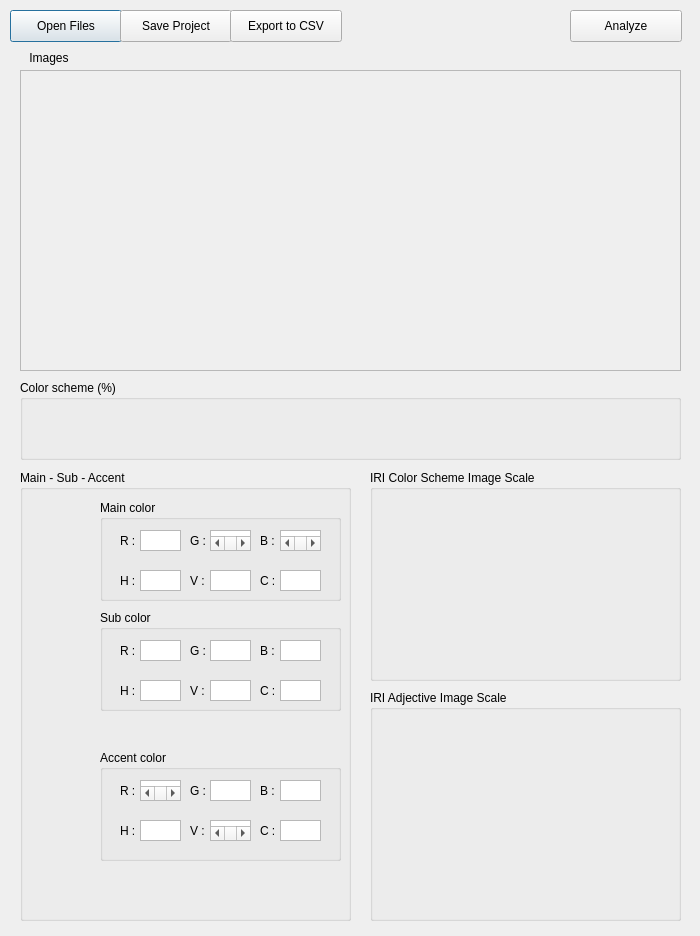
<?xml version="1.0" encoding="UTF-8"?>
<ui version="4.0">
 <class>FashionEditorialsAnalyzer</class>
 <widget class="QDialog" name="FashionEditorialsAnalyzer">
  <property name="geometry">
   <rect>
    <x>0</x>
    <y>0</y>
    <width>700</width>
    <height>936</height>
   </rect>
  </property>
  <property name="windowTitle">
   <string>Fashion Editorials Analyzer</string>
  </property>
  <widget class="QLabel" name="label">
   <property name="geometry">
    <rect>
     <x>20</x>
     <y>50</y>
     <width>58</width>
     <height>16</height>
    </rect>
   </property>
   <property name="text">
    <string>Images</string>
   </property>
   <property name="textFormat">
    <enum>Qt::AutoText</enum>
   </property>
   <property name="alignment">
    <set>Qt::AlignCenter</set>
   </property>
  </widget>
  <widget class="QGroupBox" name="groupBox_4">
   <property name="geometry">
    <rect>
     <x>20</x>
     <y>470</y>
     <width>331</width>
     <height>451</height>
    </rect>
   </property>
   <property name="title">
    <string>Main - Sub - Accent</string>
   </property>
   <widget class="QGroupBox" name="groupBox_2">
    <property name="geometry">
     <rect>
      <x>80</x>
      <y>140</y>
      <width>241</width>
      <height>101</height>
     </rect>
    </property>
    <property name="title">
     <string>Sub color</string>
    </property>
    <widget class="QLabel" name="label_27">
     <property name="geometry">
      <rect>
       <x>160</x>
       <y>70</y>
       <width>41</width>
       <height>21</height>
      </rect>
     </property>
     <property name="text">
      <string>C :</string>
     </property>
     <property name="alignment">
      <set>Qt::AlignLeading|Qt::AlignLeft|Qt::AlignVCenter</set>
     </property>
    </widget>
    <widget class="QLabel" name="label_28">
     <property name="geometry">
      <rect>
       <x>20</x>
       <y>70</y>
       <width>41</width>
       <height>21</height>
      </rect>
     </property>
     <property name="text">
      <string>H :</string>
     </property>
     <property name="alignment">
      <set>Qt::AlignLeading|Qt::AlignLeft|Qt::AlignVCenter</set>
     </property>
    </widget>
    <widget class="QTextBrowser" name="Sub_R">
     <property name="geometry">
      <rect>
       <x>40</x>
       <y>30</y>
       <width>41</width>
       <height>21</height>
      </rect>
     </property>
     <property name="verticalScrollBarPolicy">
      <enum>Qt::ScrollBarAlwaysOff</enum>
     </property>
     <property name="horizontalScrollBarPolicy">
      <enum>Qt::ScrollBarAlwaysOff</enum>
     </property>
    </widget>
    <widget class="QTextBrowser" name="Sub_V">
     <property name="geometry">
      <rect>
       <x>110</x>
       <y>70</y>
       <width>41</width>
       <height>21</height>
      </rect>
     </property>
     <property name="verticalScrollBarPolicy">
      <enum>Qt::ScrollBarAlwaysOff</enum>
     </property>
     <property name="horizontalScrollBarPolicy">
      <enum>Qt::ScrollBarAlwaysOff</enum>
     </property>
    </widget>
    <widget class="QLabel" name="label_29">
     <property name="geometry">
      <rect>
       <x>90</x>
       <y>30</y>
       <width>21</width>
       <height>21</height>
      </rect>
     </property>
     <property name="text">
      <string>G :</string>
     </property>
     <property name="alignment">
      <set>Qt::AlignLeading|Qt::AlignLeft|Qt::AlignVCenter</set>
     </property>
    </widget>
    <widget class="QTextBrowser" name="Sub_G">
     <property name="geometry">
      <rect>
       <x>110</x>
       <y>30</y>
       <width>41</width>
       <height>21</height>
      </rect>
     </property>
     <property name="verticalScrollBarPolicy">
      <enum>Qt::ScrollBarAlwaysOff</enum>
     </property>
     <property name="horizontalScrollBarPolicy">
      <enum>Qt::ScrollBarAlwaysOff</enum>
     </property>
    </widget>
    <widget class="QTextBrowser" name="Sub_C">
     <property name="geometry">
      <rect>
       <x>180</x>
       <y>70</y>
       <width>41</width>
       <height>21</height>
      </rect>
     </property>
     <property name="verticalScrollBarPolicy">
      <enum>Qt::ScrollBarAlwaysOff</enum>
     </property>
     <property name="horizontalScrollBarPolicy">
      <enum>Qt::ScrollBarAlwaysOff</enum>
     </property>
    </widget>
    <widget class="QLabel" name="label_30">
     <property name="geometry">
      <rect>
       <x>90</x>
       <y>70</y>
       <width>41</width>
       <height>21</height>
      </rect>
     </property>
     <property name="text">
      <string>V :</string>
     </property>
     <property name="alignment">
      <set>Qt::AlignLeading|Qt::AlignLeft|Qt::AlignVCenter</set>
     </property>
    </widget>
    <widget class="QTextBrowser" name="Sub_B">
     <property name="geometry">
      <rect>
       <x>180</x>
       <y>30</y>
       <width>41</width>
       <height>21</height>
      </rect>
     </property>
     <property name="verticalScrollBarPolicy">
      <enum>Qt::ScrollBarAlwaysOff</enum>
     </property>
     <property name="horizontalScrollBarPolicy">
      <enum>Qt::ScrollBarAlwaysOff</enum>
     </property>
    </widget>
    <widget class="QLabel" name="label_31">
     <property name="geometry">
      <rect>
       <x>20</x>
       <y>30</y>
       <width>21</width>
       <height>21</height>
      </rect>
     </property>
     <property name="text">
      <string>R : </string>
     </property>
     <property name="alignment">
      <set>Qt::AlignLeading|Qt::AlignLeft|Qt::AlignVCenter</set>
     </property>
    </widget>
    <widget class="QLabel" name="label_32">
     <property name="geometry">
      <rect>
       <x>160</x>
       <y>30</y>
       <width>21</width>
       <height>21</height>
      </rect>
     </property>
     <property name="text">
      <string>B :</string>
     </property>
     <property name="alignment">
      <set>Qt::AlignLeading|Qt::AlignLeft|Qt::AlignVCenter</set>
     </property>
    </widget>
    <widget class="QTextBrowser" name="Sub_H">
     <property name="geometry">
      <rect>
       <x>40</x>
       <y>70</y>
       <width>41</width>
       <height>21</height>
      </rect>
     </property>
     <property name="verticalScrollBarPolicy">
      <enum>Qt::ScrollBarAlwaysOff</enum>
     </property>
     <property name="horizontalScrollBarPolicy">
      <enum>Qt::ScrollBarAlwaysOff</enum>
     </property>
    </widget>
   </widget>
   <widget class="QGroupBox" name="groupBox">
    <property name="geometry">
     <rect>
      <x>80</x>
      <y>30</y>
      <width>241</width>
      <height>101</height>
     </rect>
    </property>
    <property name="title">
     <string>Main color</string>
    </property>
    <widget class="QLabel" name="label_12">
     <property name="geometry">
      <rect>
       <x>160</x>
       <y>70</y>
       <width>41</width>
       <height>21</height>
      </rect>
     </property>
     <property name="text">
      <string>C :</string>
     </property>
     <property name="alignment">
      <set>Qt::AlignLeading|Qt::AlignLeft|Qt::AlignVCenter</set>
     </property>
    </widget>
    <widget class="QLabel" name="label_8">
     <property name="geometry">
      <rect>
       <x>20</x>
       <y>70</y>
       <width>41</width>
       <height>21</height>
      </rect>
     </property>
     <property name="text">
      <string>H :</string>
     </property>
     <property name="alignment">
      <set>Qt::AlignLeading|Qt::AlignLeft|Qt::AlignVCenter</set>
     </property>
    </widget>
    <widget class="QTextBrowser" name="Main_R">
     <property name="geometry">
      <rect>
       <x>40</x>
       <y>30</y>
       <width>41</width>
       <height>21</height>
      </rect>
     </property>
     <property name="verticalScrollBarPolicy">
      <enum>Qt::ScrollBarAlwaysOff</enum>
     </property>
     <property name="horizontalScrollBarPolicy">
      <enum>Qt::ScrollBarAlwaysOff</enum>
     </property>
    </widget>
    <widget class="QTextBrowser" name="Main_V">
     <property name="geometry">
      <rect>
       <x>110</x>
       <y>70</y>
       <width>41</width>
       <height>21</height>
      </rect>
     </property>
     <property name="verticalScrollBarPolicy">
      <enum>Qt::ScrollBarAlwaysOff</enum>
     </property>
     <property name="horizontalScrollBarPolicy">
      <enum>Qt::ScrollBarAlwaysOff</enum>
     </property>
    </widget>
    <widget class="QLabel" name="label_9">
     <property name="geometry">
      <rect>
       <x>90</x>
       <y>30</y>
       <width>21</width>
       <height>21</height>
      </rect>
     </property>
     <property name="text">
      <string>G :</string>
     </property>
     <property name="alignment">
      <set>Qt::AlignLeading|Qt::AlignLeft|Qt::AlignVCenter</set>
     </property>
    </widget>
    <widget class="QTextBrowser" name="Main_G">
     <property name="geometry">
      <rect>
       <x>110</x>
       <y>30</y>
       <width>41</width>
       <height>21</height>
      </rect>
     </property>
     <property name="verticalScrollBarPolicy">
      <enum>Qt::ScrollBarAlwaysOff</enum>
     </property>
     <property name="horizontalScrollBarPolicy">
      <enum>Qt::ScrollBarAlwaysOn</enum>
     </property>
    </widget>
    <widget class="QTextBrowser" name="Main_C">
     <property name="geometry">
      <rect>
       <x>180</x>
       <y>70</y>
       <width>41</width>
       <height>21</height>
      </rect>
     </property>
     <property name="verticalScrollBarPolicy">
      <enum>Qt::ScrollBarAlwaysOff</enum>
     </property>
     <property name="horizontalScrollBarPolicy">
      <enum>Qt::ScrollBarAlwaysOff</enum>
     </property>
    </widget>
    <widget class="QLabel" name="label_11">
     <property name="geometry">
      <rect>
       <x>90</x>
       <y>70</y>
       <width>41</width>
       <height>21</height>
      </rect>
     </property>
     <property name="text">
      <string>V :</string>
     </property>
     <property name="alignment">
      <set>Qt::AlignLeading|Qt::AlignLeft|Qt::AlignVCenter</set>
     </property>
    </widget>
    <widget class="QTextBrowser" name="Main_B">
     <property name="geometry">
      <rect>
       <x>180</x>
       <y>30</y>
       <width>41</width>
       <height>21</height>
      </rect>
     </property>
     <property name="verticalScrollBarPolicy">
      <enum>Qt::ScrollBarAlwaysOff</enum>
     </property>
     <property name="horizontalScrollBarPolicy">
      <enum>Qt::ScrollBarAlwaysOn</enum>
     </property>
    </widget>
    <widget class="QLabel" name="label_7">
     <property name="geometry">
      <rect>
       <x>20</x>
       <y>30</y>
       <width>21</width>
       <height>21</height>
      </rect>
     </property>
     <property name="text">
      <string>R : </string>
     </property>
     <property name="alignment">
      <set>Qt::AlignLeading|Qt::AlignLeft|Qt::AlignVCenter</set>
     </property>
    </widget>
    <widget class="QLabel" name="label_10">
     <property name="geometry">
      <rect>
       <x>160</x>
       <y>30</y>
       <width>21</width>
       <height>21</height>
      </rect>
     </property>
     <property name="text">
      <string>B :</string>
     </property>
     <property name="alignment">
      <set>Qt::AlignLeading|Qt::AlignLeft|Qt::AlignVCenter</set>
     </property>
    </widget>
    <widget class="QTextBrowser" name="Main_H">
     <property name="geometry">
      <rect>
       <x>40</x>
       <y>70</y>
       <width>41</width>
       <height>21</height>
      </rect>
     </property>
     <property name="verticalScrollBarPolicy">
      <enum>Qt::ScrollBarAlwaysOff</enum>
     </property>
     <property name="horizontalScrollBarPolicy">
      <enum>Qt::ScrollBarAlwaysOff</enum>
     </property>
    </widget>
   </widget>
   <widget class="QGroupBox" name="groupBox_3">
    <property name="geometry">
     <rect>
      <x>80</x>
      <y>280</y>
      <width>241</width>
      <height>111</height>
     </rect>
    </property>
    <property name="title">
     <string>Accent color</string>
    </property>
    <widget class="QLabel" name="label_39">
     <property name="geometry">
      <rect>
       <x>160</x>
       <y>70</y>
       <width>41</width>
       <height>21</height>
      </rect>
     </property>
     <property name="text">
      <string>C :</string>
     </property>
     <property name="alignment">
      <set>Qt::AlignLeading|Qt::AlignLeft|Qt::AlignVCenter</set>
     </property>
    </widget>
    <widget class="QLabel" name="label_40">
     <property name="geometry">
      <rect>
       <x>20</x>
       <y>70</y>
       <width>41</width>
       <height>21</height>
      </rect>
     </property>
     <property name="text">
      <string>H :</string>
     </property>
     <property name="alignment">
      <set>Qt::AlignLeading|Qt::AlignLeft|Qt::AlignVCenter</set>
     </property>
    </widget>
    <widget class="QTextBrowser" name="Accent_R">
     <property name="geometry">
      <rect>
       <x>40</x>
       <y>30</y>
       <width>41</width>
       <height>21</height>
      </rect>
     </property>
     <property name="verticalScrollBarPolicy">
      <enum>Qt::ScrollBarAlwaysOff</enum>
     </property>
     <property name="horizontalScrollBarPolicy">
      <enum>Qt::ScrollBarAlwaysOn</enum>
     </property>
    </widget>
    <widget class="QTextBrowser" name="Accent_V">
     <property name="geometry">
      <rect>
       <x>110</x>
       <y>70</y>
       <width>41</width>
       <height>21</height>
      </rect>
     </property>
     <property name="verticalScrollBarPolicy">
      <enum>Qt::ScrollBarAlwaysOff</enum>
     </property>
     <property name="horizontalScrollBarPolicy">
      <enum>Qt::ScrollBarAlwaysOn</enum>
     </property>
    </widget>
    <widget class="QLabel" name="label_41">
     <property name="geometry">
      <rect>
       <x>90</x>
       <y>30</y>
       <width>21</width>
       <height>21</height>
      </rect>
     </property>
     <property name="text">
      <string>G :</string>
     </property>
     <property name="alignment">
      <set>Qt::AlignLeading|Qt::AlignLeft|Qt::AlignVCenter</set>
     </property>
    </widget>
    <widget class="QTextBrowser" name="Accent_G">
     <property name="geometry">
      <rect>
       <x>110</x>
       <y>30</y>
       <width>41</width>
       <height>21</height>
      </rect>
     </property>
     <property name="verticalScrollBarPolicy">
      <enum>Qt::ScrollBarAlwaysOff</enum>
     </property>
     <property name="horizontalScrollBarPolicy">
      <enum>Qt::ScrollBarAlwaysOff</enum>
     </property>
    </widget>
    <widget class="QTextBrowser" name="Accent_C">
     <property name="geometry">
      <rect>
       <x>180</x>
       <y>70</y>
       <width>41</width>
       <height>21</height>
      </rect>
     </property>
     <property name="verticalScrollBarPolicy">
      <enum>Qt::ScrollBarAlwaysOff</enum>
     </property>
     <property name="horizontalScrollBarPolicy">
      <enum>Qt::ScrollBarAlwaysOff</enum>
     </property>
    </widget>
    <widget class="QLabel" name="label_42">
     <property name="geometry">
      <rect>
       <x>90</x>
       <y>70</y>
       <width>41</width>
       <height>21</height>
      </rect>
     </property>
     <property name="text">
      <string>V :</string>
     </property>
     <property name="alignment">
      <set>Qt::AlignLeading|Qt::AlignLeft|Qt::AlignVCenter</set>
     </property>
    </widget>
    <widget class="QTextBrowser" name="Accent_B">
     <property name="geometry">
      <rect>
       <x>180</x>
       <y>30</y>
       <width>41</width>
       <height>21</height>
      </rect>
     </property>
     <property name="verticalScrollBarPolicy">
      <enum>Qt::ScrollBarAlwaysOff</enum>
     </property>
     <property name="horizontalScrollBarPolicy">
      <enum>Qt::ScrollBarAlwaysOff</enum>
     </property>
    </widget>
    <widget class="QLabel" name="label_43">
     <property name="geometry">
      <rect>
       <x>20</x>
       <y>30</y>
       <width>21</width>
       <height>21</height>
      </rect>
     </property>
     <property name="text">
      <string>R : </string>
     </property>
     <property name="alignment">
      <set>Qt::AlignLeading|Qt::AlignLeft|Qt::AlignVCenter</set>
     </property>
    </widget>
    <widget class="QLabel" name="label_44">
     <property name="geometry">
      <rect>
       <x>160</x>
       <y>30</y>
       <width>21</width>
       <height>21</height>
      </rect>
     </property>
     <property name="text">
      <string>B :</string>
     </property>
     <property name="alignment">
      <set>Qt::AlignLeading|Qt::AlignLeft|Qt::AlignVCenter</set>
     </property>
    </widget>
    <widget class="QTextBrowser" name="Accent_H">
     <property name="geometry">
      <rect>
       <x>40</x>
       <y>70</y>
       <width>41</width>
       <height>21</height>
      </rect>
     </property>
     <property name="verticalScrollBarPolicy">
      <enum>Qt::ScrollBarAlwaysOff</enum>
     </property>
     <property name="horizontalScrollBarPolicy">
      <enum>Qt::ScrollBarAlwaysOff</enum>
     </property>
    </widget>
   </widget>
  </widget>
  <widget class="QGroupBox" name="groupBox_5">
   <property name="geometry">
    <rect>
     <x>370</x>
     <y>470</y>
     <width>311</width>
     <height>211</height>
    </rect>
   </property>
   <property name="title">
    <string>IRI Color Scheme Image Scale</string>
   </property>
  </widget>
  <widget class="QGroupBox" name="groupBox_6">
   <property name="geometry">
    <rect>
     <x>370</x>
     <y>690</y>
     <width>311</width>
     <height>231</height>
    </rect>
   </property>
   <property name="title">
    <string>IRI Adjective Image Scale</string>
   </property>
  </widget>
  <widget class="QGroupBox" name="groupBox_7">
   <property name="geometry">
    <rect>
     <x>20</x>
     <y>380</y>
     <width>661</width>
     <height>80</height>
    </rect>
   </property>
   <property name="title">
    <string>Color scheme (%)</string>
   </property>
  </widget>
  <widget class="QScrollArea" name="scrollArea">
   <property name="geometry">
    <rect>
     <x>20</x>
     <y>70</y>
     <width>661</width>
     <height>301</height>
    </rect>
   </property>
   <property name="verticalScrollBarPolicy">
    <enum>Qt::ScrollBarAlwaysOff</enum>
   </property>
   <property name="widgetResizable">
    <bool>true</bool>
   </property>
   <widget class="QWidget" name="scrollAreaWidgetContents">
    <property name="geometry">
     <rect>
      <x>0</x>
      <y>0</y>
      <width>659</width>
      <height>299</height>
     </rect>
    </property>
    <widget class="QLabel" name="imageField">
     <property name="geometry">
      <rect>
       <x>0</x>
       <y>0</y>
       <width>661</width>
       <height>301</height>
      </rect>
     </property>
     <property name="text">
      <string/>
     </property>
     <property name="alignment">
      <set>Qt::AlignCenter</set>
     </property>
    </widget>
   </widget>
  </widget>
  <widget class="QPushButton" name="openFilesBtn">
   <property name="enabled">
    <bool>true</bool>
   </property>
   <property name="geometry">
    <rect>
     <x>10</x>
     <y>10</y>
     <width>112</width>
     <height>32</height>
    </rect>
   </property>
   <property name="text">
    <string>Open Files</string>
   </property>
  </widget>
  <widget class="QPushButton" name="saveProjectBtn">
   <property name="geometry">
    <rect>
     <x>120</x>
     <y>10</y>
     <width>112</width>
     <height>32</height>
    </rect>
   </property>
   <property name="text">
    <string>Save Project</string>
   </property>
  </widget>
  <widget class="QPushButton" name="exportCsvBtn">
   <property name="geometry">
    <rect>
     <x>230</x>
     <y>10</y>
     <width>112</width>
     <height>32</height>
    </rect>
   </property>
   <property name="text">
    <string>Export to CSV</string>
   </property>
  </widget>
  <widget class="QPushButton" name="analyzeBtn">
   <property name="geometry">
    <rect>
     <x>570</x>
     <y>10</y>
     <width>112</width>
     <height>32</height>
    </rect>
   </property>
   <property name="text">
    <string>Analyze</string>
   </property>
  </widget>
 </widget>
 <resources/>
 <connections/>
</ui>
